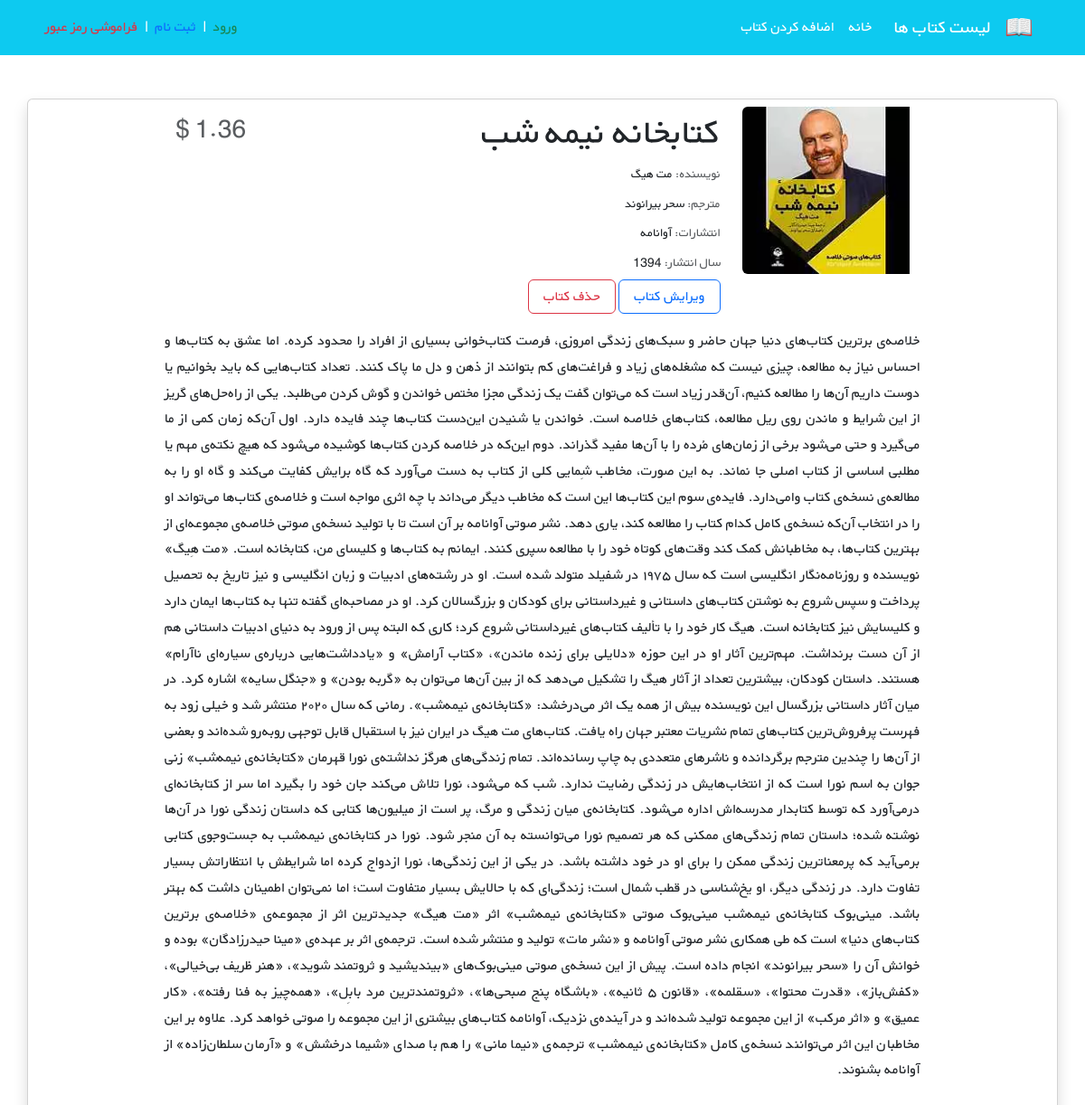
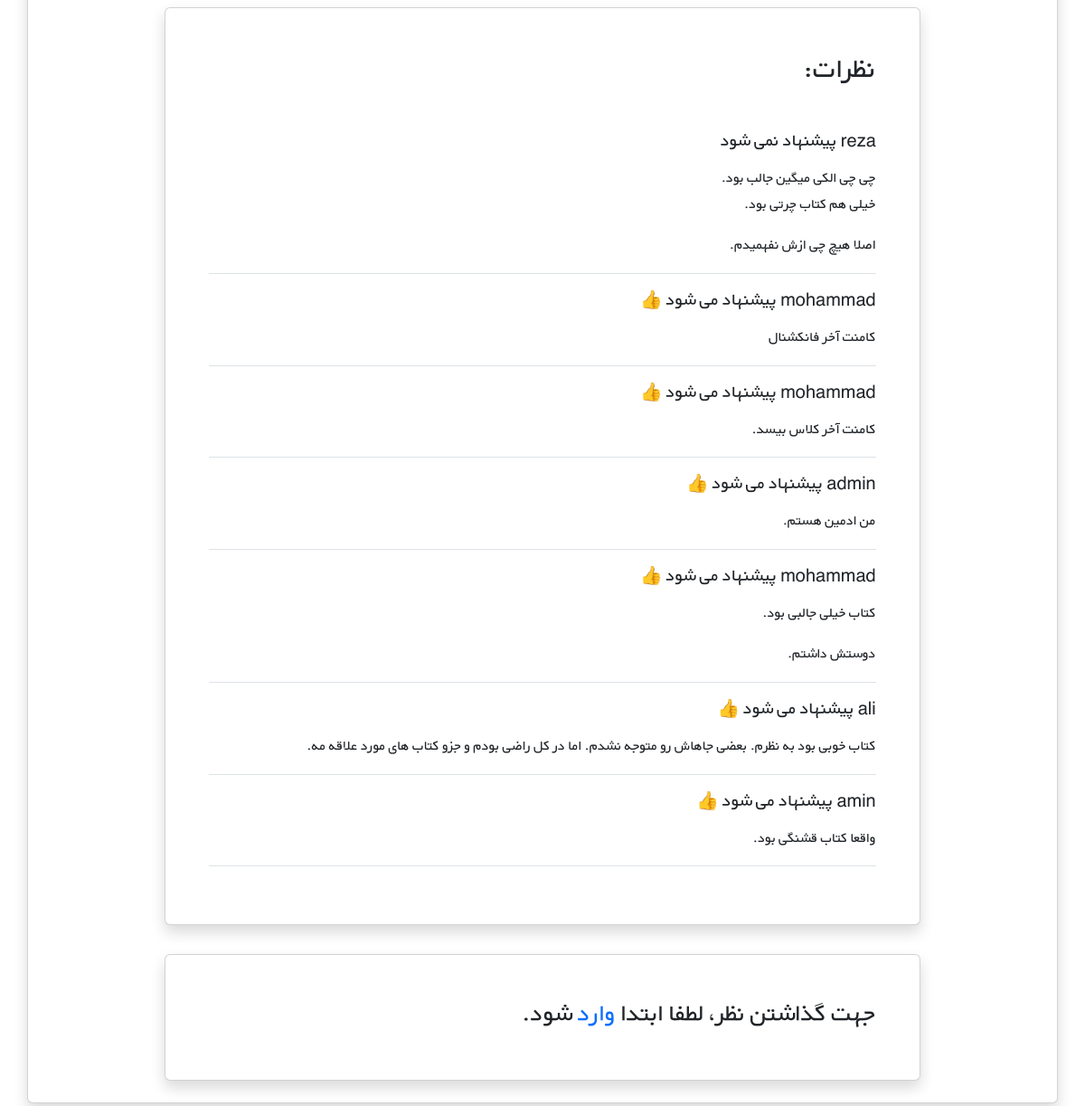
The page /books/6/ on the database its author committed (2 pictures, top to bottom).
### books/models.py (models this page shows, shortened)
class Book(models.Model):
    title = models.CharField(max_length=255, verbose_name='عنوان کتاب')
    author = models.CharField(max_length=255, default='جک لندن', verbose_name='نویسنده')
    description = models.TextField(verbose_name='توضیحات')
    price = models.DecimalField(max_digits=6, decimal_places=2, default=9.99, verbose_name='قیمت')
    cover = models.ImageField(upload_to='covers/', blank=True, verbose_name='عکس جلد')
    translator = models.CharField(max_length=255, blank=True, verbose_name='مترجم')
    publisher = models.CharField(max_length=255, blank=True, verbose_name='ناشر')
    year_published = models.PositiveSmallIntegerField(null=True, blank=True, verbose_name='سال انتشار')
    number_of_pages = models.PositiveSmallIntegerField(null=True, blank=True, verbose_name='تعداد صفحات کتاب')
    datetime_created = models.DateTimeField(auto_now_add=True, verbose_name='زمان ایجاد کتاب')
    book_creator = models.ForeignKey(to=get_user_model(), on_delete=models.SET_NULL, null=True, verbose_name='ایجاد کننده کتاب', related_name='books')
    def get_absolute_url(self):
        return reverse("book_detail", kwargs={"pk": self.pk})

class Comment(models.Model):
    text = models.TextField(verbose_name='متن نظر')
    datetime_created = models.DateTimeField(auto_now_add=True, verbose_name='زمان ایجاد')
    datetime_modified = models.DateTimeField(auto_now=True, verbose_name='زمان آخرین تغییر')
    book = models.ForeignKey(to=Book, on_delete=models.CASCADE, verbose_name='کتاب', related_name='comments')
    user = models.ForeignKey(to=get_user_model(), on_delete=models.SET_NULL, null=True, verbose_name='کاربر', related_name='comments')
    is_approved = models.BooleanField(default=False, verbose_name='تایید')
    is_recommended = models.BooleanField(default=True, verbose_name='پیشنهاد می شود')

### books/views.py (the view, shortened to what this page needs)
# urls.py: path('<int:pk>/', BookDetailView.as_view(), name='book_detail'),
class BookDetailView(generic.DetailView):
    model = Book
    template_name = 'books/book_detail.html'
    context_object_name = 'book'
    def get_context_data(self,*args, **kwargs):
        book=kwargs.get('object')
        comment_form = CommentForm()
        context={
            'book': book,
            'comments': Comment.objects.filter(is_approved=True, book=book.pk).order_by('-datetime_modified'),
            'comment_form': comment_form,
            }
        return context

### books/templates/books/book_detail.html (shortened to what this page needs)
{% extends "_base.html" %}
{% load static %}
{% load crispy_forms_tags %}
{% block content %}
<div class="d-flex justify-content-center">
    <div class="row w-sm-75 w-100">
        <div class="col-xs-12 col-md-3 d-flex justify-content-center">
            <div>
                {% if book.cover %}
                <img src="{{ book.cover.url }}"
                class="img-fluid rounded-start" alt="عکس جلد کتاب">
                {% else %}
                <img src="{% static 'icons/book.png' %}"
                class="img-fluid rounded-start" alt="عکس جلد کتاب">
                {% endif %}
            </div>
        </div>
        <div class="col-xs-12 col-md-6 text-center text-md-end mt-md-1 mt-4">
            <h1> {{ book.title }} </h1>
            <h5 class="small my-1"><span class="text-muted">نویسنده: </span>{{ book.author }}</h5>
            {% if book.translator %}
                <h5 class="small my-1"><span class="text-muted">مترجم: </span>{{ book.translator }}</h5>
            {% endif %}
            {% if book.publisher %}
                <h5 class="small my-1"><span class="text-muted">انتشارات: </span>{{ book.publisher }}</h5>
            {% endif %}
            {% if book.year_published %}
                <h5 class="small my-1"><span class="text-muted">سال انتشار: </span>{{ book.year_published }}</h5>
            {% endif %}
            <div>
                <a href="{% url 'book_update' book.pk %}" class='btn btn-outline-primary px-3'>ویرایش کتاب</a>
                <a href="{% url 'book_delete' book.pk %}" class='btn btn-outline-danger px-3'>حذف کتاب</a>
            </div>
        </div>
        <div class="col-xs-12 col-md-3 d-flex flex-column">
            <h3 class="align-self-center pt-2 text-muted align-self-md-end">
                {{ book.price }} $
            </h3>
        </div>
    </div>
</div>
<div class="d-flex justify-content-center">
    <div class="my-3 w-sm-75 w-100" style='text-align: justify'>
        {{ book.description }}
    </div>
</div>
<div class="d-flex justify-content-center">
    <div class="card shadow my-3 p-5 w-sm-75 w-100">
        <h2 class="mb-5">نظرات:</h2>
        {% if comments %}
            {% for comment in comments %}
                {% if comment.is_approved %}
                    <div class="border-bottom mb-3">
                        <h5 class="mb-3">
                            {% if comment.is_recommended %}
                                پیشنهاد می شود 👍
                            {% else %}
                                پیشنهاد نمی شود
                            {% endif %}
                        </h5>
                        <p>{{ comment.text|linebreaks }}</p>
                    </div>
                {% endif %}
            {% endfor %}
        {% else %}
            <p>برای این کتاب هنوز نظری ثبت نشده است. اولین نفر باشید</p>
        {% endif %}
    </div>
</div>
<div class="d-flex justify-content-center">
    <div class="card shadow my-3 p-5 w-sm-75 w-100">
        {% if user.is_authenticated %}
        <h3 id="insert_a_comment">نظر خود را وارد کنید:</h3>
        <form method="POST">
            {% csrf_token %}
            {{ comment_form|crispy }}
            <input type="submit" class="btn btn-primary" value="ارسال">
        </form>
        {% else %}
            <h3>جهت گذاشتن نظر، لطفا ابتدا <a class="text-decoration-none" href="{% url 'login' %}?next={{book.get_absolute_url}}#insert_a_comment">وارد</a> شود.</h3>
        {% endif %}
    </div>
</div>
{% endblock content %}

### static/css/style.css (style rules this page uses)
* { font-family: 'BYekan', sans-serif; line-height: 1.8rem; }
@media (min-width: 576px) { .w-sm-75 { width: 75%!important; } }

### rows shown on the page
Book: cover (picture), title "کتابخانه نیمه شب", author "مت هیگ", translator "سحر بیرانوند", publisher "آوانامه", year_published "1394", description "خلاصه‌ی برترین کتاب‌های دنیا جهان حاضر و سبک‌های زندگی امروزی، فرصت کتاب‌خوانی بسیاری از افراد را محدود کرده. اما عشق به کتاب‌ها و احساس نیاز به مطالعه، چیزی نیست که مشغله‌های زیاد و فراغت‌های کم بتوانند از ذهن و دل ما پاک کنند. تعداد کتاب‌هایی که باید بخوانیم یا دوست داریم آن‌ها را مطالعه کنیم، آن‌قدر زیاد است که می‌توان گفت یک زندگی مجزا مختص خواندن و گوش کردن می‌طلبد. یکی از راه‌حل‌های گریز از این شرایط و ماندن روی ریل مطالعه، کتاب‌های خلاصه است. خواندن یا شنیدن این‌دست کتاب‌ها چند فایده دارد. اول آن‌که زمان کمی از ما می‌گیرد و حتی می‌شود برخی از زمان‌های مُرده را با آن‌ها مفید گذراند. دوم این‌که در خلاصه‌ کردن کتاب‌ها کوشیده می‌شود که هیچ نکته‌ی مهم یا مطلبی اساسی از کتاب اصلی جا نماند.…"
Comment: is_recommended "پیشنهاد نمی شود", text "چی چی الکی میگین جالب بود. خیلی هم کتاب چرتی بود. اصلا هیچ چی ازش نفهمیدم."
Comment: is_recommended "پیشنهاد می شود 👍", text "کامنت آخر فانکشنال"
Comment: is_recommended "پیشنهاد می شود 👍", text "کامنت آخر کلاس بیسد."
Comment: is_recommended "پیشنهاد می شود 👍", text "من ادمین هستم."
Comment: is_recommended "پیشنهاد می شود 👍", text "کتاب خیلی جالبی بود. دوستش داشتم."
Comment: is_recommended "پیشنهاد می شود 👍", text "کتاب خوبی بود به نظرم. بعضی جاهاش رو متوجه نشدم. اما در کل راضی بودم و جزو کتاب های مورد علاقه مه."
Comment: is_recommended "پیشنهاد می شود 👍", text "واقعا کتاب قشنگی بود."
